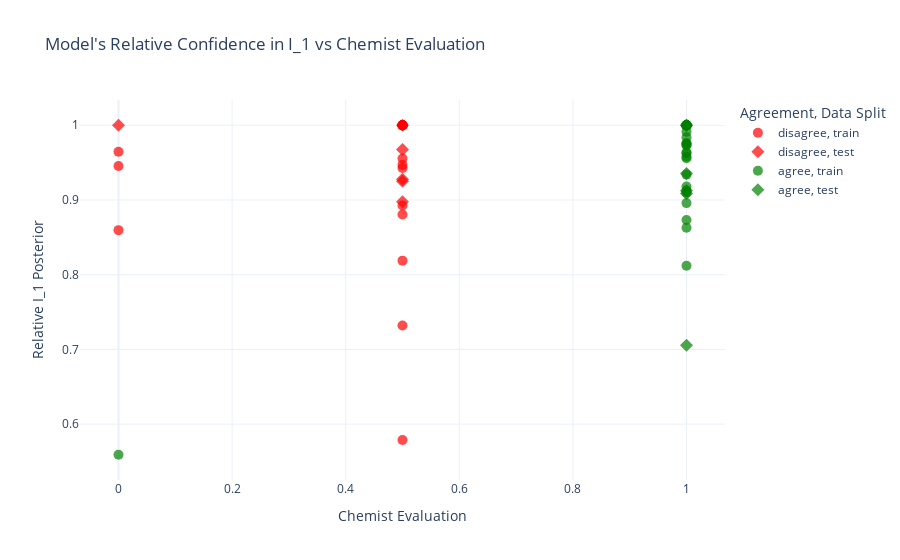

Notebook cell for this chart:
### Code cell
import pandas as pd
import ast
import plotly.express as px

# Load enriched train and test sets
train_df = pd.read_csv("train_with_chemist_info.csv")
test_df = pd.read_csv("test_with_chemist_info.csv")

# Add split info
train_df["split"] = "train"
test_df["split"] = "test"

# Combine
combined_df = pd.concat([train_df, test_df], ignore_index=True)
combined_df = combined_df[combined_df['interpretation'].notna() & combined_df['evaluation_score'].notna()]

# Store processed rows
data = []

for _, row in combined_df.iterrows():
    try:
        interpretations = ast.literal_eval(row["interpretation"])
        if "I_1" not in interpretations:
            continue

        posteriors = {k: v.get("posterior_probability", 0) for k, v in interpretations.items()}
        posterior_i1 = posteriors.get("I_1", 0)
        max_posterior = max(posteriors.values())
        chemist_eval = row["evaluation_score"]
        pattern = row.get("pattern_path", "unknown")
        split = row["split"]

        if max_posterior == 0:
            continue

        rel_score_i1 = posterior_i1 / max_posterior

        # Agreement logic
        if rel_score_i1 >= 0.6 and chemist_eval >= 0.9:
            agreement = "agree"
        elif rel_score_i1 < 0.6 and chemist_eval < 0.5:
            agreement = "agree"
        else:
            agreement = "disagree"

        data.append({
            "Chemist Evaluation": chemist_eval,
            "Relative I_1 Posterior": rel_score_i1,
            "posterior_I_1": posterior_i1,
            "max_posterior": max_posterior,
            "pattern_path": pattern,
            "split": split,
            "agreement": agreement
        })

    except Exception:
        continue

# Convert to DataFrame
plot_df = pd.DataFrame(data)

# Custom color mapping for agreement status
color_map = {"agree": "green", "disagree": "red"}

# Interactive scatter plot
fig = px.scatter(
    plot_df,
    x="Chemist Evaluation",
    y="Relative I_1 Posterior",
    color="agreement",
    symbol="split",
    color_discrete_map=color_map,
    hover_data={
        "pattern_path": True,
        "agreement": True,
        "posterior_I_1": True,
        "max_posterior": True,
        "Relative I_1 Posterior": True,
        "Chemist Evaluation": True,
        "split": True
    },
    title="Model's Relative Confidence in I_1 vs Chemist Evaluation",
    labels={"split": "Data Split", "agreement": "Agreement"}
)

fig.update_traces(marker=dict(size=10, opacity=0.7))
fig.update_layout(template="plotly_white")

# Save and show
fig.write_html("relative_vs_chemist_eval_colored.html")
fig.show()

### Figure 1 — Plotly figure (JSON) as saved in the notebook; plotly's stock layout.template omitted (floating-point values rounded to 4 significant figures; data arrays with more than 128 entries replaced by an {"elided": "..."} marker saying what was removed)
{"data": [{"customdata": [["../../XRD_Likelihood_ML/TRI_XRD_files/TRI-88.xrdml", "disagree", 0.2048, 0.2048, "train"], ["../../XRD_Likelihood_ML/TRI_XRD_files/TRI-183.xrdml", "disagree", 0.1393, 0.1478, "train"], ["../../XRD_Likelihood_ML/TRI_XRD_files/TRI-184.xrdml", "disagree", 0.1106, 0.1158, "train"], ["../../XRD_Likelihood_ML/TRI_XRD_files/TRI-112.xy", "disagree", 0.07216, 0.1247, "train"], ["../../XRD_Likelihood_ML/TRI_XRD_files/TRI-82.xrdml", "disagree", 0.1768, 0.2008, "train"], ["../../XRD_Likelihood_ML/TRI_XRD_files/TRI-105.xrdml", "disagree", 0.1271, 0.1424, "train"], ["../../XRD_Likelihood_ML/TRI_XRD_files/TRI-197.xrdml", "disagree", 0.3706, 0.3706, "train"], ["../../XRD_Likelihood_ML/TRI_XRD_files/TRI-172.xrdml", "disagree", 0.1394, 0.1474, "train"], ["../../XRD_Likelihood_ML/TRI_XRD_files/TRI-126.xy", "disagree", 0.3841, 0.3841, "train"], ["../../XRD_Likelihood_ML/TRI_XRD_files/TRI-111.xy", "disagree", 0.2042, 0.2042, "train"], ["../../XRD_Likelihood_ML/TRI_XRD_files/TRI-43.xy", "disagree", 0.3837, 0.3837, "train"], ["../../XRD_Likelihood_ML/TRI_XRD_files/TRI-84.xrdml", "disagree", 0.2575, 0.272, "train"], ["../../XRD_Likelihood_ML/TRI_XRD_files/TRI-28.xrdml", "disagree", 0.06637, 0.0772, "train"], ["../../XRD_Likelihood_ML/TRI_XRD_files/TRI-130.xy", "disagree", 0.1351, 0.1351, "train"], ["../../XRD_Likelihood_ML/TRI_XRD_files/TRI-106.xrdml", "disagree", 0.2278, 0.2781, "train"], ["../../XRD_Likelihood_ML/TRI_XRD_files/TRI-15.xrdml", "disagree", 0.07891, 0.1078, "train"], ["../../XRD_Likelihood_ML/TRI_XRD_files/TRI-114.xy", "disagree", 0.2643, 0.2643, "train"], ["../../XRD_Likelihood_ML/TRI_XRD_files/TRI-37.xy", "disagree", 0.5232, 0.5232, "train"], ["../../XRD_Likelihood_ML/TRI_XRD_files/TRI-27.xrdml", "disagree", 0.1332, 0.1381, "train"]], "hovertemplate": "Agreement=%{customdata[1]}<br>Data Split=%{customdata[4]}<br>Chemist Evaluation=%{x}<br>Relative I_1 Posterior=%{y}<br>pattern_path=%{customdata[0]}<br>posterior_I_1=%{customdata[2]}<br>max_posterior=%{customdata[3]}<extra></extra>", "legendgroup": "disagree, train", "marker": {"color": "red", "opacity": 0.7, "size": 10, "symbol": "circle"}, "mode": "markers", "name": "disagree, train", "orientation": "v", "showlegend": true, "type": "scatter", "x": [0.5, 0.5, 0.5, 0.5, 0.5, 0.5, 0.5, 0, 0.5, 0.5, 0.5, 0.5, 0, 0.5, 0.5, 0.5, 0.5, 0.5, 0], "xaxis": "x", "y": [1, 0.9428, 0.9556, 0.5788, 0.8805, 0.8926, 1, 0.9454, 1, 1, 1, 0.947, 0.8597, 1, 0.8188, 0.7319, 1, 1, 0.9645], "yaxis": "y"}, {"customdata": [["../../XRD_Likelihood_ML/TRI_XRD_files/TRI-113.xy", "disagree", 0.1286, 0.139, "test"], ["../../XRD_Likelihood_ML/TRI_XRD_files/TRI-85.xrdml", "disagree", 0.3636, 0.3636, "test"], ["../../XRD_Likelihood_ML/TRI_XRD_files/TRI-41.xy", "disagree", 0.5589, 0.5589, "test"], ["../../XRD_Likelihood_ML/TRI_XRD_files/TRI-90.xrdml", "disagree", 0.2517, 0.2805, "test"], ["../../XRD_Likelihood_ML/TRI_XRD_files/TRI-81.xrdml", "disagree", 0.3375, 0.3488, "test"], ["../../XRD_Likelihood_ML/TRI_XRD_files/TRI-63.xy", "disagree", 0.3455, 0.3725, "test"]], "hovertemplate": "Agreement=%{customdata[1]}<br>Data Split=%{customdata[4]}<br>Chemist Evaluation=%{x}<br>Relative I_1 Posterior=%{y}<br>pattern_path=%{customdata[0]}<br>posterior_I_1=%{customdata[2]}<br>max_posterior=%{customdata[3]}<extra></extra>", "legendgroup": "disagree, test", "marker": {"color": "red", "opacity": 0.7, "size": 10, "symbol": "diamond"}, "mode": "markers", "name": "disagree, test", "orientation": "v", "showlegend": true, "type": "scatter", "x": [0.5, 0, 0.5, 0.5, 0.5, 0.5], "xaxis": "x", "y": [0.9252, 1, 1, 0.8975, 0.9677, 0.9276], "yaxis": "y"}, {"customdata": {"elided": "31x5 mixed values"}, "hovertemplate": "Agreement=%{customdata[1]}<br>Data Split=%{customdata[4]}<br>Chemist Evaluation=%{x}<br>Relative I_1 Posterior=%{y}<br>pattern_path=%{customdata[0]}<br>posterior_I_1=%{customdata[2]}<br>max_posterior=%{customdata[3]}<extra></extra>", "legendgroup": "agree, train", "marker": {"color": "green", "opacity": 0.7, "size": 10, "symbol": "circle"}, "mode": "markers", "name": "agree, train", "orientation": "v", "showlegend": true, "type": "scatter", "x": [1, 1, 1, 1, 1, 1, 1, 1, 1, 1, 1, 1, 1, 0, 1, 1, 1, 1, 1, 1, 1, 1, 1, 1, 1, 1, 1, 1, 1, 1, 1], "xaxis": "x", "y": [0.8119, 0.9559, 0.934, 0.9759, 0.8628, 1, 1, 0.9739, 0.9728, 1, 1, 1, 1, 0.5591, 0.9634, 1, 0.9755, 0.9627, 0.9838, 1, 1, 0.9128, 0.9179, 1, 0.8732, 0.9913, 0.9096, 0.9579, 0.8958, 0.9997, 1], "yaxis": "y"}, {"customdata": [["../../XRD_Likelihood_ML/TRI_XRD_files/TRI-190.xrdml", "agree", 0.1665, 0.1665, "test"], ["../../XRD_Likelihood_ML/TRI_XRD_files/TRI-44.xy", "agree", 0.4075, 0.4075, "test"], ["../../XRD_Likelihood_ML/TRI_XRD_files/TRI-185.xrdml", "agree", 0.2145, 0.2351, "test"], ["../../XRD_Likelihood_ML/TRI_XRD_files/TRI-86.xrdml", "agree", 0.3042, 0.3348, "test"], ["../../XRD_Likelihood_ML/TRI_XRD_files/TRI-64.xy", "agree", 0.4137, 0.5863, "test"], ["../../XRD_Likelihood_ML/TRI_XRD_files/TRI-31.xrdml", "agree", 0.1471, 0.1572, "test"]], "hovertemplate": "Agreement=%{customdata[1]}<br>Data Split=%{customdata[4]}<br>Chemist Evaluation=%{x}<br>Relative I_1 Posterior=%{y}<br>pattern_path=%{customdata[0]}<br>posterior_I_1=%{customdata[2]}<br>max_posterior=%{customdata[3]}<extra></extra>", "legendgroup": "agree, test", "marker": {"color": "green", "opacity": 0.7, "size": 10, "symbol": "diamond"}, "mode": "markers", "name": "agree, test", "orientation": "v", "showlegend": true, "type": "scatter", "x": [1, 1, 1, 1, 1, 1], "xaxis": "x", "y": [1, 1, 0.9123, 0.9088, 0.7055, 0.9354], "yaxis": "y"}], "layout": {"legend": {"title": {"text": "Agreement, Data Split"}, "tracegroupgap": 0}, "title": {"text": "Model's Relative Confidence in I_1 vs Chemist Evaluation"}, "xaxis": {"anchor": "y", "domain": [0, 1], "title": {"text": "Chemist Evaluation"}}, "yaxis": {"anchor": "x", "domain": [0, 1], "title": {"text": "Relative I_1 Posterior"}}}}
